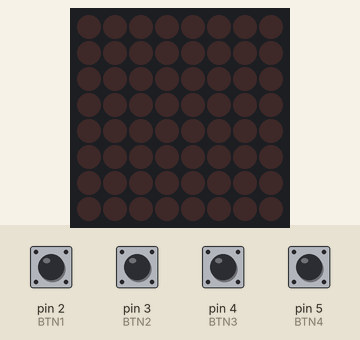
A sketch run on a simulated Arduino Uno, built with avr-gcc and run on an emulated ATmega328P. On the bench: 8×8 LED matrix. Wiring (inferred from the names in the program): MAX7219 LED driver (orientation assumed): data pin 10; clock pin 12; CS pin 11. The inputs (shaded band) are chosen by the test bench; at power-on: pin 2 (BTN1), pin 3 (BTN2), pin 4 (BTN3), pin 5 (BTN4) HIGH. Random numbers use the default seed unless the sketch sets one.

Above: at 1.2 s.
1.3 s: pin 3 (BTN2) pulled LOW for 0.15 s
At 2.2 s:
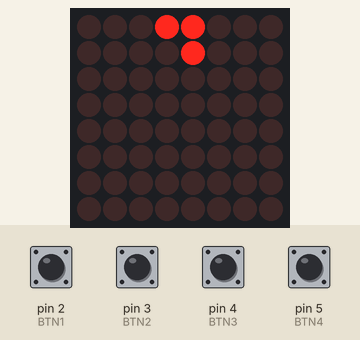
4.4 s: pin 2 (BTN1) pulled LOW for 0.15 s
At 5.7 s:
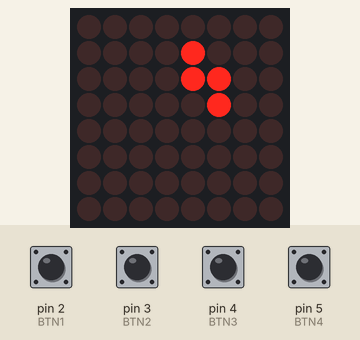
7.5 s: pin 5 (BTN4) pulled LOW for 0.15 s
At 8.3 s:
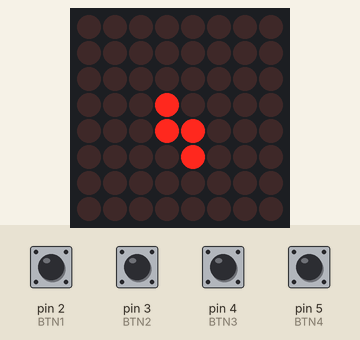
10.6 s: pin 4 (BTN3) pulled LOW for 0.15 s
At 13.61 s:
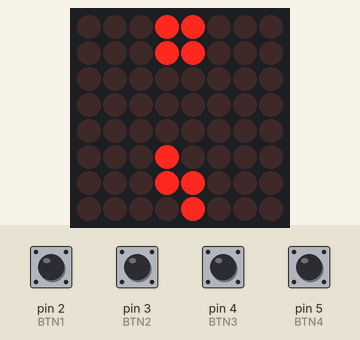
13.7 s: pin 2 (BTN1) pulled LOW for 1 s
At 15.5 s:
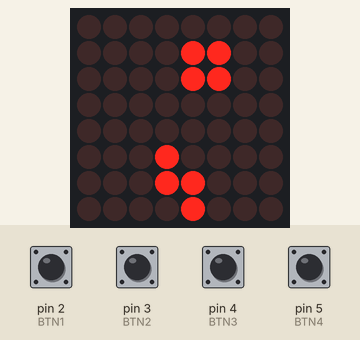
17.7 s: pin 5 (BTN4) pulled LOW for 1 s
At 19.1 s:
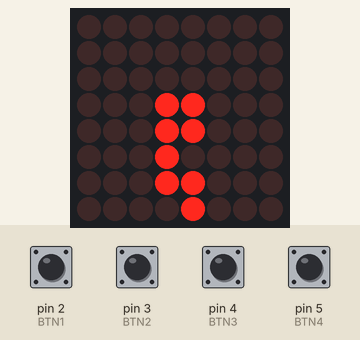
Timing chart, 0 to 20.7 s (numbered marks = the images above; inputs shaded):
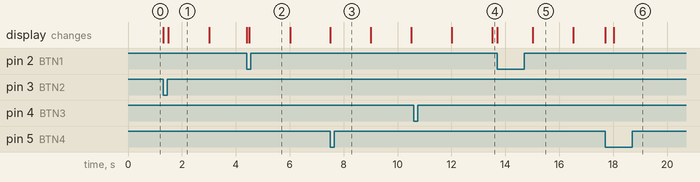

Measured:
- what the display in image 1 shows lasts 1.5 s, from 1.5 s to 3.0 s

The sketch:

tetris.ino
```cpp
// led matrix pins
const int DIN_PIN = 10;   // Data In
const int CLK_PIN = 12;   // Clock
const int LOAD_PIN = 11;  // Load (CS)

// button pins
const int BTN1 = 2;
const int BTN2 = 3;
const int BTN3 = 4;
const int BTN4 = 5;

int btn1lastState = 1;
int btn2lastState = 1;
int btn3lastState = 1;
int btn4lastState = 1;

// game time
unsigned long time = 0;
int millisPerUpdate = 1500;

byte gameState[8];

// pieces
byte pieceType = 0;
byte currentRotation = 0;
byte posX=0;
byte posY=0;
byte fallingPiece[10];

byte pieces[6][4][3] = {
  //piece 0
  {
    {
      0b11000000,
      0b01100000,
      0b00000000,
    },
    {
      0b01000000,
      0b11000000,
      0b10000000,
    },
    {
      0b11000000,
      0b01100000,
      0b00000000,
    },
    {
      0b01000000,
      0b11000000,
      0b10000000,
    },
  },
  // piece 1
  {
    {
      0b01100000,
      0b11000000,
      0b00000000,
    },
    {
      0b10000000,
      0b11000000,
      0b01000000,
    },
    {
      0b01100000,
      0b11000000,
      0b00000000,
    },
    {
      0b10000000,
      0b11000000,
      0b01000000,
    },
  },
  // piece 2
  {
    {
      0b01000000,
      0b11100000,
      0b00000000,
    },
    {
      0b01000000,
      0b01100000,
      0b01000000,
    },
    {
      0b00000000,
      0b11100000,
      0b01000000,
    },
    {
      0b01000000,
      0b11000000,
      0b01000000,
    }
  },
  // piece 3
  {
    {
      0b10000000,
      0b11100000,
      0b00000000,
    },
    {
      0b01100000,
      0b01000000,
      0b01000000,
    },
    {
      0b00000000,
      0b11100000,
      0b00100000,
    },
    {
      0b01000000,
      0b01000000,
      0b11000000,
    },
  },
  // piece 4
  {
    {
      0b00100000,
      0b11100000,
      0b00000000,
    },
    {
      0b01000000,
      0b01000000,
      0b01100000,
    },
    {
      0b00000000,
      0b11100000,
      0b10000000,
    },
    {
      0b11000000,
      0b01000000,
      0b01000000,
    },
  },
  // piece 5
  {
    {
      0b11000000,
      0b11000000,
      0b00000000,
    },
    {
      0b11000000,
      0b11000000,
      0b00000000,
    },
    {
      0b11000000,
      0b11000000,
      0b00000000,
    },
    {
      0b11000000,
      0b11000000,
      0b00000000,
    },
  },
};

void rotatePiece(){
  byte nextRotation;
  if(pieceType > 4)
    return;
  if(currentRotation==3) nextRotation = 0;
  else nextRotation = currentRotation+1;

  byte fallingPieceNextState[10] = {0,0,0,0,0,0,0,0,0,0};
  for(int i=0;i<3;i++){
    fallingPieceNextState[posY+i] = pieces[pieceType][nextRotation][i] >> posX;
    // check if rotated piece gets out of the board
    if((fallingPieceNextState[posY+i] << posX) != pieces[pieceType][nextRotation][i])
      return;
  }
  // check collisions
  if(pieces[pieceType][nextRotation][2] && posY >= 8)
    return;
  for(int i=2;i<10;i++){
    if(fallingPieceNextState[i] & gameState[i-2])
      return;
  }
  // update falling piece
  currentRotation = nextRotation;
  for(int i=0;i<10;i++){
    fallingPiece[i] = fallingPieceNextState[i];
  }
}

void startGame(){
  for(int i=0;i<8;i++)
    gameState[i] = 0;
  newPiece();
  millisPerUpdate = 1500;
}

void getInput(){
    if(digitalRead(BTN1) == LOW){
    if(btn1lastState){
      moveRight();
    }
    btn1lastState = 0;
  } else {
    btn1lastState = 1;
  }
  if(digitalRead(BTN2) == LOW){
    if(btn2lastState){
      rotatePiece();
    }
    btn2lastState = 0;
  } else {
    btn2lastState = 1;
  }
  if(digitalRead(BTN3) == LOW){
    if(btn3lastState){
      fallOneRow();
    }
    btn3lastState = 0;
  } else {
    btn3lastState = 1;
  }
  if(digitalRead(BTN4) == LOW){
    if(btn4lastState){
      moveLeft();
    }
    btn4lastState = 0;
  } else {
    btn4lastState = 1;
  }
}

void sendCommandToLedMatrix(byte address, byte data) {
  digitalWrite(LOAD_PIN, LOW);
  shiftOut(DIN_PIN, CLK_PIN, MSBFIRST, address);
  shiftOut(DIN_PIN, CLK_PIN, MSBFIRST, data);
  digitalWrite(LOAD_PIN, HIGH);
}

void setup() {
  pinMode(BTN1, INPUT_PULLUP);
  pinMode(BTN2, INPUT_PULLUP);
  pinMode(BTN3, INPUT_PULLUP);
  pinMode(BTN4, INPUT_PULLUP);

  pinMode(DIN_PIN, OUTPUT);
  pinMode(CLK_PIN, OUTPUT);
  pinMode(LOAD_PIN, OUTPUT);

  // LED board setup
  sendCommandToLedMatrix(0x09, 0x00);
  sendCommandToLedMatrix(0x0A, 0x00);
  sendCommandToLedMatrix(0x0B, 0x07);
  sendCommandToLedMatrix(0x0C, 0x01);
  sendCommandToLedMatrix(0x0F, 0x00);

  for (int row = 1; row <= 8; ++row) {
    sendCommandToLedMatrix(row, 0);
  }

  startGame();
}

void removeRows(){
  for(int i=0;i<8;i++){
    if(gameState[i]==255){
      for(int j=i;j>0;j--){
        gameState[j] = gameState[j-1];
      }
      gameState[0] = 0;
      if(millisPerUpdate>200)
        millisPerUpdate -= 100;
    }
  }
}

void mergePiece(){
  for(int i=0;i<8;i++){
    gameState[i] |= fallingPiece[i+2];
  }
  removeRows();
}

void newPiece(){
  pieceType = rand()%6;
  posX=3;
  posY=0;
  currentRotation = 0;
  for(int i=0;i<3;i++){
    fallingPiece[i] = pieces[pieceType][currentRotation][i] >> posX;
  }
  for(int i=3;i<=10;i++){
    fallingPiece[i] = 0;
  }
}

void fallOneRow(){
  // check if piece is at the bottom row
  if(fallingPiece[9]){
    mergePiece();
    newPiece();
    return;
  }
  for(int i=2;i<9;i++){
    // check collision
    if(fallingPiece[i] & gameState[i-1]){
      mergePiece();
      newPiece();
      return;
    }
  }
  //move the piece
  posY++;
  for(int i=9;i>0;i--){
    fallingPiece[i] = fallingPiece[i-1];
  }
  fallingPiece[0]=0;
}

void moveRight(){
  //check if moving the piece is possible
  for(int i=0;i<10;i++){
    //out of board
    if(fallingPiece[i]%2)
      return;
    //collision
    if(i>=2)
      if(((fallingPiece[i] >> 1) | gameState[i-2]) != (fallingPiece[i] >> 1) + gameState[i-2])
        return;
  }
  //move the piece
  posX++;
  for(int i=0;i<=9;i++){
    fallingPiece[i] = fallingPiece[i] >> 1;
  }
}

void moveLeft(){
  //check if moving the piece is possible
  for(int i=0;i<10;i++){
    //out of board
    if(fallingPiece[i]>127)
      return;
    //collision
    if(i>=2)
      if(((fallingPiece[i] << 1) | gameState[i-2]) != (fallingPiece[i] << 1) + gameState[i-2])
        return;
  }
  //move the piece
  posX--;
  for(int i=0;i<=9;i++){
    fallingPiece[i] = fallingPiece[i] << 1;
  }
}

void updateGame(){
  // restart game on loss
  if(gameState[0]){
    startGame();
  }
  if(millis() - time > millisPerUpdate){
    time = millis();
    fallOneRow();
  }
  for (int row = 1; row <= 8; ++row) {
      sendCommandToLedMatrix(row, gameState[row-1] | fallingPiece[row+1]);
  }
}

void loop() {
  getInput();
  updateGame();
}
```
